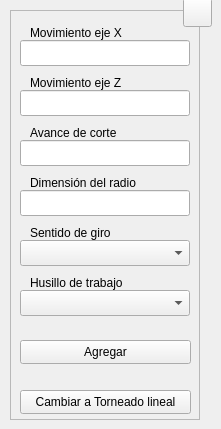
  <widget class="QWidget" name="centralwidget">
   <widget class="QFrame" name="frame">
    <property name="geometry">
     <rect>
      <x>10</x>
      <y>10</y>
      <width>190</width>
      <height>410</height>
     </rect>
    </property>
    <property name="sizePolicy">
     <sizepolicy hsizetype="Fixed" vsizetype="Fixed">
      <horstretch>0</horstretch>
      <verstretch>0</verstretch>
     </sizepolicy>
    </property>
    <property name="minimumSize">
     <size>
      <width>190</width>
      <height>410</height>
     </size>
    </property>
    <property name="maximumSize">
     <size>
      <width>190</width>
      <height>410</height>
     </size>
    </property>
    <property name="frameShape">
     <enum>QFrame::StyledPanel</enum>
    </property>
    <property name="frameShadow">
     <enum>QFrame::Raised</enum>
    </property>
    <widget class="QLineEdit" name="tbx_xin">
     <property name="geometry">
      <rect>
       <x>10</x>
       <y>30</y>
       <width>170</width>
       <height>26</height>
      </rect>
     </property>
     <property name="minimumSize">
      <size>
       <width>170</width>
       <height>0</height>
      </size>
     </property>
     <property name="maximumSize">
      <size>
       <width>170</width>
       <height>16777215</height>
      </size>
     </property>
     <property name="toolTip">
      <string>Digite la dimensión del movimiento en el eje X</string>
     </property>
     <property name="statusTip">
      <string/>
     </property>
     <property name="alignment">
      <set>Qt::AlignCenter</set>
     </property>
     <property name="placeholderText">
      <string/>
     </property>
    </widget>
    <widget class="QLabel" name="lbl_xin">
     <property name="enabled">
      <bool>true</bool>
     </property>
     <property name="geometry">
      <rect>
       <x>20</x>
       <y>10</y>
       <width>105</width>
       <height>26</height>
      </rect>
     </property>
     <property name="text">
      <string>Movimiento eje X</string>
     </property>
     <property name="buddy">
      <cstring>lbl_xin</cstring>
     </property>
    </widget>
    <widget class="QPushButton" name="btn_save">
     <property name="geometry">
      <rect>
       <x>10</x>
       <y>330</y>
       <width>171</width>
       <height>24</height>
      </rect>
     </property>
     <property name="sizePolicy">
      <sizepolicy hsizetype="Expanding" vsizetype="Expanding">
       <horstretch>0</horstretch>
       <verstretch>0</verstretch>
      </sizepolicy>
     </property>
     <property name="minimumSize">
      <size>
       <width>88</width>
       <height>0</height>
      </size>
     </property>
     <property name="toolTip">
      <string>Agregar los datos al programa CNC</string>
     </property>
     <property name="statusTip">
      <string/>
     </property>
     <property name="text">
      <string>Agregar</string>
     </property>
     <property name="shortcut">
      <string>Ctrl+S</string>
     </property>
     <property name="autoDefault">
      <bool>true</bool>
     </property>
    </widget>
    <widget class="QLabel" name="lbl_rot">
     <property name="enabled">
      <bool>true</bool>
     </property>
     <property name="geometry">
      <rect>
       <x>20</x>
       <y>210</y>
       <width>118</width>
       <height>26</height>
      </rect>
     </property>
     <property name="text">
      <string>Sentido de giro</string>
     </property>
     <property name="buddy">
      <cstring>lbl_rot</cstring>
     </property>
    </widget>
    <widget class="QComboBox" name="cbx_rot">
     <property name="geometry">
      <rect>
       <x>10</x>
       <y>230</y>
       <width>170</width>
       <height>26</height>
      </rect>
     </property>
     <property name="minimumSize">
      <size>
       <width>170</width>
       <height>26</height>
      </size>
     </property>
     <property name="maximumSize">
      <size>
       <width>170</width>
       <height>16777215</height>
      </size>
     </property>
     <property name="toolTip">
      <string>Seleccione el tipo de movimiento a ejecutar</string>
     </property>
    </widget>
    <widget class="QComboBox" name="cbx_sde">
     <property name="geometry">
      <rect>
       <x>10</x>
       <y>280</y>
       <width>170</width>
       <height>26</height>
      </rect>
     </property>
     <property name="minimumSize">
      <size>
       <width>170</width>
       <height>26</height>
      </size>
     </property>
     <property name="maximumSize">
      <size>
       <width>170</width>
       <height>16777215</height>
      </size>
     </property>
     <property name="toolTip">
      <string>Seleccione el husillo de trabajo a utilizar</string>
     </property>
    </widget>
    <widget class="QLabel" name="lbl_sde">
     <property name="enabled">
      <bool>true</bool>
     </property>
     <property name="geometry">
      <rect>
       <x>20</x>
       <y>260</y>
       <width>103</width>
       <height>26</height>
      </rect>
     </property>
     <property name="text">
      <string>Husillo de trabajo</string>
     </property>
     <property name="buddy">
      <cstring>lbl_rot</cstring>
     </property>
    </widget>
    <widget class="QLineEdit" name="tbx_zin">
     <property name="geometry">
      <rect>
       <x>10</x>
       <y>80</y>
       <width>170</width>
       <height>26</height>
      </rect>
     </property>
     <property name="minimumSize">
      <size>
       <width>170</width>
       <height>0</height>
      </size>
     </property>
     <property name="maximumSize">
      <size>
       <width>170</width>
       <height>16777215</height>
      </size>
     </property>
     <property name="toolTip">
      <string>Digite la dimensión del movimiento en el eje Z</string>
     </property>
     <property name="statusTip">
      <string/>
     </property>
     <property name="alignment">
      <set>Qt::AlignCenter</set>
     </property>
     <property name="placeholderText">
      <string/>
     </property>
    </widget>
    <widget class="QLabel" name="lbl_zin">
     <property name="enabled">
      <bool>true</bool>
     </property>
     <property name="geometry">
      <rect>
       <x>20</x>
       <y>60</y>
       <width>105</width>
       <height>26</height>
      </rect>
     </property>
     <property name="text">
      <string>Movimiento eje Z</string>
     </property>
     <property name="buddy">
      <cstring>lbl_xin</cstring>
     </property>
    </widget>
    <widget class="QLineEdit" name="tbx_fed">
     <property name="geometry">
      <rect>
       <x>10</x>
       <y>130</y>
       <width>170</width>
       <height>26</height>
      </rect>
     </property>
     <property name="minimumSize">
      <size>
       <width>170</width>
       <height>0</height>
      </size>
     </property>
     <property name="maximumSize">
      <size>
       <width>170</width>
       <height>16777215</height>
      </size>
     </property>
     <property name="toolTip">
      <string>Digite la velocidad de avance de corte</string>
     </property>
     <property name="statusTip">
      <string/>
     </property>
     <property name="alignment">
      <set>Qt::AlignCenter</set>
     </property>
     <property name="placeholderText">
      <string/>
     </property>
    </widget>
    <widget class="QLabel" name="lbl_fed">
     <property name="enabled">
      <bool>true</bool>
     </property>
     <property name="geometry">
      <rect>
       <x>20</x>
       <y>110</y>
       <width>98</width>
       <height>26</height>
      </rect>
     </property>
     <property name="text">
      <string>Avance de corte</string>
     </property>
     <property name="buddy">
      <cstring>lbl_xin</cstring>
     </property>
    </widget>
    <widget class="QPushButton" name="btn_switch">
     <property name="geometry">
      <rect>
       <x>10</x>
       <y>380</y>
       <width>171</width>
       <height>24</height>
      </rect>
     </property>
     <property name="sizePolicy">
      <sizepolicy hsizetype="Expanding" vsizetype="Expanding">
       <horstretch>0</horstretch>
       <verstretch>0</verstretch>
      </sizepolicy>
     </property>
     <property name="minimumSize">
      <size>
       <width>88</width>
       <height>0</height>
      </size>
     </property>
     <property name="toolTip">
      <string>Cambia a la función indicada</string>
     </property>
     <property name="statusTip">
      <string/>
     </property>
     <property name="text">
      <string>Cambiar a Torneado lineal</string>
     </property>
     <property name="shortcut">
      <string>Ctrl+Q</string>
     </property>
     <property name="autoDefault">
      <bool>true</bool>
     </property>
    </widget>
    <widget class="QLineEdit" name="tbx_rad">
     <property name="geometry">
      <rect>
       <x>10</x>
       <y>180</y>
       <width>170</width>
       <height>26</height>
      </rect>
     </property>
     <property name="minimumSize">
      <size>
       <width>170</width>
       <height>0</height>
      </size>
     </property>
     <property name="maximumSize">
      <size>
       <width>170</width>
       <height>16777215</height>
      </size>
     </property>
     <property name="toolTip">
      <string>Digite la dimensión del radio</string>
     </property>
     <property name="statusTip">
      <string/>
     </property>
     <property name="alignment">
      <set>Qt::AlignCenter</set>
     </property>
     <property name="placeholderText">
      <string/>
     </property>
    </widget>
    <widget class="QLabel" name="lbl_rad">
     <property name="enabled">
      <bool>true</bool>
     </property>
     <property name="geometry">
      <rect>
       <x>20</x>
       <y>160</y>
       <width>118</width>
       <height>26</height>
      </rect>
     </property>
     <property name="text">
      <string>Dimensión del radio</string>
     </property>
     <property name="buddy">
      <cstring>lbl_xin</cstring>
     </property>
    </widget>
    <zorder>tbx_xin</zorder>
    <zorder>lbl_xin</zorder>
    <zorder>btn_save</zorder>
    <zorder>cbx_rot</zorder>
    <zorder>lbl_rot</zorder>
    <zorder>cbx_sde</zorder>
    <zorder>lbl_sde</zorder>
    <zorder>tbx_zin</zorder>
    <zorder>lbl_zin</zorder>
    <zorder>tbx_fed</zorder>
    <zorder>lbl_fed</zorder>
    <zorder>btn_switch</zorder>
    <zorder>tbx_rad</zorder>
    <zorder>lbl_rad</zorder>
   </widget>
   <widget class="QToolButton" name="btn_help">
    <property name="geometry">
     <rect>
      <x>183</x>
      <y>-2</y>
      <width>29</width>
      <height>29</height>
     </rect>
    </property>
    <property name="font">
     <font>
      <pointsize>20</pointsize>
      <bold>true</bold>
     </font>
    </property>
    <property name="text">
     <string/>
    </property>
    <property name="icon">
     <iconset resource="../../resources/resources.qrc">
      <normaloff>:/icons/question.png</normaloff>:/icons/question.png</iconset>
    </property>
    <property name="iconSize">
     <size>
      <width>20</width>
      <height>20</height>
     </size>
    </property>
    <property name="shortcut">
     <string>F1</string>
    </property>
   </widget>
  </widget>
